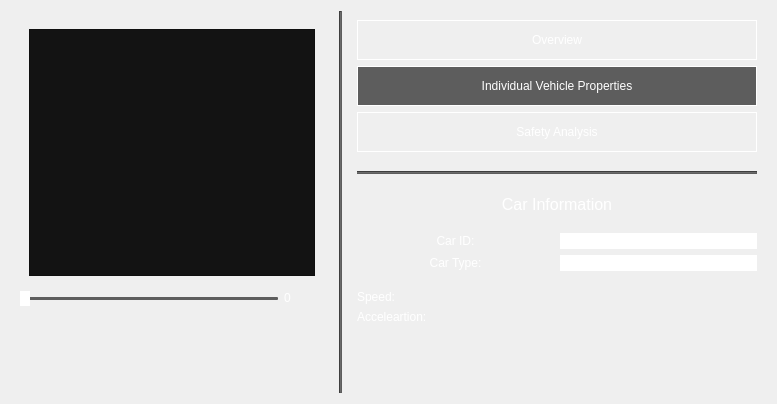
          <widget class="QWidget" name="individualPage">
           <layout class="QGridLayout" name="gridLayout_16">
            <item row="0" column="0">
             <widget class="QWidget" name="widget_3" native="true">
              <property name="sizePolicy">
               <sizepolicy hsizetype="Expanding" vsizetype="Expanding">
                <horstretch>0</horstretch>
                <verstretch>0</verstretch>
               </sizepolicy>
              </property>
              <layout class="QGridLayout" name="gridLayout_21">
               <item row="1" column="0">
                <layout class="QHBoxLayout" name="horizontalLayout_3">
                 <item>
                  <widget class="QSlider" name="visualSlider">
                   <property name="styleSheet">
                    <string notr="true">QSlider::groove:horizontal {
    border-radius: 1px;
    height: 3px;
    margin: 0px;
    background-color: #5D5D5D;
}

QSlider::handle:horizontal {
    background-color: white;
    border: none;
    height: 10px;
    width: 10px;
	margin: -20px 0;
    border-radius: 20px;
    padding: -20px 0px;
}</string>
                   </property>
                   <property name="orientation">
                    <enum>Qt::Horizontal</enum>
                   </property>
                  </widget>
                 </item>
                 <item>
                  <widget class="QLabel" name="visualLabel">
                   <property name="sizePolicy">
                    <sizepolicy hsizetype="Preferred" vsizetype="Fixed">
                     <horstretch>0</horstretch>
                     <verstretch>0</verstretch>
                    </sizepolicy>
                   </property>
                   <property name="minimumSize">
                    <size>
                     <width>40</width>
                     <height>0</height>
                    </size>
                   </property>
                   <property name="styleSheet">
                    <string notr="true">color: white</string>
                   </property>
                   <property name="text">
                    <string>0</string>
                   </property>
                  </widget>
                 </item>
                </layout>
               </item>
               <item row="2" column="0">
                <layout class="QHBoxLayout" name="horizontalLayout_6">
                 <item>
                  <spacer name="horizontalSpacer_28">
                   <property name="orientation">
                    <enum>Qt::Horizontal</enum>
                   </property>
                   <property name="sizeHint" stdset="0">
                    <size>
                     <width>40</width>
                     <height>20</height>
                    </size>
                   </property>
                  </spacer>
                 </item>
                 <item>
                  <widget class="QPushButton" name="stopBtn">
                   <property name="text">
                    <string/>
                   </property>
                   <property name="icon">
                    <iconset>
                     <normaloff>../icons/PlayerStop.png</normaloff>../icons/PlayerStop.png</iconset>
                   </property>
                   <property name="flat">
                    <bool>true</bool>
                   </property>
                  </widget>
                 </item>
                 <item>
                  <widget class="QPushButton" name="visualPreFramebtn">
                   <property name="text">
                    <string/>
                   </property>
                   <property name="icon">
                    <iconset>
                     <normaloff>../icons/PlayerPrevious.png</normaloff>../icons/PlayerPrevious.png</iconset>
                   </property>
                   <property name="flat">
                    <bool>true</bool>
                   </property>
                  </widget>
                 </item>
                 <item>
                  <widget class="QPushButton" name="playBtn">
                   <property name="text">
                    <string/>
                   </property>
                   <property name="icon">
                    <iconset>
                     <normaloff>../icons/PlayerPlay.png</normaloff>../icons/PlayerPlay.png</iconset>
                   </property>
                   <property name="flat">
                    <bool>true</bool>
                   </property>
                  </widget>
                 </item>
                 <item>
                  <widget class="QPushButton" name="pauseBtn">
                   <property name="text">
                    <string/>
                   </property>
                   <property name="icon">
                    <iconset>
                     <normaloff>../icons/PlayerPause.png</normaloff>../icons/PlayerPause.png</iconset>
                   </property>
                   <property name="flat">
                    <bool>true</bool>
                   </property>
                  </widget>
                 </item>
                 <item>
                  <widget class="QPushButton" name="visualNextFramebtn">
                   <property name="text">
                    <string/>
                   </property>
                   <property name="icon">
                    <iconset>
                     <normaloff>../icons/PlayerNext.png</normaloff>../icons/PlayerNext.png</iconset>
                   </property>
                   <property name="flat">
                    <bool>true</bool>
                   </property>
                  </widget>
                 </item>
                 <item>
                  <spacer name="horizontalSpacer_27">
                   <property name="orientation">
                    <enum>Qt::Horizontal</enum>
                   </property>
                   <property name="sizeHint" stdset="0">
                    <size>
                     <width>40</width>
                     <height>20</height>
                    </size>
                   </property>
                  </spacer>
                 </item>
                </layout>
               </item>
               <item row="3" column="0">
                <spacer name="verticalSpacer_16">
                 <property name="orientation">
                  <enum>Qt::Vertical</enum>
                 </property>
                 <property name="sizeType">
                  <enum>QSizePolicy::Fixed</enum>
                 </property>
                 <property name="sizeHint" stdset="0">
                  <size>
                   <width>20</width>
                   <height>50</height>
                  </size>
                 </property>
                </spacer>
               </item>
               <item row="0" column="0">
                <widget class="QWidget" name="videoParents" native="true">
                 <layout class="QGridLayout" name="gridLayout_27">
                  <item row="0" column="0">
                   <widget class="QGraphicsView" name="visualGraphicsView">
                    <property name="styleSheet">
                     <string notr="true">background-color: #131313</string>
                    </property>
                   </widget>
                  </item>
                 </layout>
                </widget>
               </item>
              </layout>
             </widget>
            </item>
            <item row="0" column="1">
             <widget class="Line" name="line_7">
              <property name="styleSheet">
               <string notr="true">background-color: #5D5D5D</string>
              </property>
              <property name="orientation">
               <enum>Qt::Vertical</enum>
              </property>
             </widget>
            </item>
            <item row="0" column="2">
             <widget class="QWidget" name="sideWidget" native="true">
              <property name="sizePolicy">
               <sizepolicy hsizetype="Preferred" vsizetype="Preferred">
                <horstretch>0</horstretch>
                <verstretch>0</verstretch>
               </sizepolicy>
              </property>
              <layout class="QVBoxLayout" name="verticalLayout_2">
               <item>
                <widget class="QPushButton" name="analysisbtn2">
                 <property name="minimumSize">
                  <size>
                   <width>0</width>
                   <height>40</height>
                  </size>
                 </property>
                 <property name="autoFillBackground">
                  <bool>false</bool>
                 </property>
                 <property name="styleSheet">
                  <string notr="true">color:white; border :1px solid white</string>
                 </property>
                 <property name="text">
                  <string>Overview</string>
                 </property>
                </widget>
               </item>
               <item>
                <widget class="QPushButton" name="individualbtn2">
                 <property name="minimumSize">
                  <size>
                   <width>0</width>
                   <height>40</height>
                  </size>
                 </property>
                 <property name="autoFillBackground">
                  <bool>false</bool>
                 </property>
                 <property name="styleSheet">
                  <string notr="true">color:white; border :1px solid white; background-color: #5D5D5D</string>
                 </property>
                 <property name="text">
                  <string>Individual Vehicle Properties</string>
                 </property>
                </widget>
               </item>
               <item>
                <widget class="QPushButton" name="overviewbtn2">
                 <property name="sizePolicy">
                  <sizepolicy hsizetype="Preferred" vsizetype="Fixed">
                   <horstretch>0</horstretch>
                   <verstretch>0</verstretch>
                  </sizepolicy>
                 </property>
                 <property name="minimumSize">
                  <size>
                   <width>400</width>
                   <height>40</height>
                  </size>
                 </property>
                 <property name="autoFillBackground">
                  <bool>false</bool>
                 </property>
                 <property name="styleSheet">
                  <string notr="true">color:white; border :1px solid white</string>
                 </property>
                 <property name="text">
                  <string>Safety Analysis</string>
                 </property>
                </widget>
               </item>
               <item>
                <layout class="QGridLayout" name="gridLayout_2">
                 <item row="11" column="1">
                  <widget class="QLineEdit" name="carIDdisplay">
                   <property name="sizePolicy">
                    <sizepolicy hsizetype="Minimum" vsizetype="Fixed">
                     <horstretch>0</horstretch>
                     <verstretch>0</verstretch>
                    </sizepolicy>
                   </property>
                   <property name="autoFillBackground">
                    <bool>false</bool>
                   </property>
                   <property name="styleSheet">
                    <string notr="true">color:white</string>
                   </property>
                   <property name="text">
                    <string/>
                   </property>
                   <property name="frame">
                    <bool>false</bool>
                   </property>
                   <property name="readOnly">
                    <bool>true</bool>
                   </property>
                  </widget>
                 </item>
                 <item row="7" column="0" colspan="2">
                  <widget class="QLabel" name="carinfoLabel">
                   <property name="sizePolicy">
                    <sizepolicy hsizetype="Preferred" vsizetype="Fixed">
                     <horstretch>0</horstretch>
                     <verstretch>0</verstretch>
                    </sizepolicy>
                   </property>
                   <property name="layoutDirection">
                    <enum>Qt::LeftToRight</enum>
                   </property>
                   <property name="styleSheet">
                    <string notr="true">color:white</string>
                   </property>
                   <property name="text">
                    <string>&lt;html&gt;&lt;head/&gt;&lt;body&gt;&lt;p align=&quot;center&quot;&gt;&lt;span style=&quot; font-size:12pt;&quot;&gt;Car Information&lt;/span&gt;&lt;/p&gt;&lt;/body&gt;&lt;/html&gt;</string>
                   </property>
                   <property name="textFormat">
                    <enum>Qt::RichText</enum>
                   </property>
                  </widget>
                 </item>
                 <item row="21" column="0">
                  <spacer name="verticalSpacer_17">
                   <property name="orientation">
                    <enum>Qt::Vertical</enum>
                   </property>
                   <property name="sizeHint" stdset="0">
                    <size>
                     <width>20</width>
                     <height>40</height>
                    </size>
                   </property>
                  </spacer>
                 </item>
                 <item row="12" column="0">
                  <widget class="QLabel" name="label_3test">
                   <property name="styleSheet">
                    <string notr="true">color:white</string>
                   </property>
                   <property name="text">
                    <string>Car Type:</string>
                   </property>
                   <property name="alignment">
                    <set>Qt::AlignCenter</set>
                   </property>
                  </widget>
                 </item>
                 <item row="4" column="0" colspan="2">
                  <widget class="Line" name="line_test1">
                   <property name="sizePolicy">
                    <sizepolicy hsizetype="Expanding" vsizetype="Fixed">
                     <horstretch>0</horstretch>
                     <verstretch>0</verstretch>
                    </sizepolicy>
                   </property>
                   <property name="minimumSize">
                    <size>
                     <width>0</width>
                     <height>3</height>
                    </size>
                   </property>
                   <property name="styleSheet">
                    <string notr="true">background-color: #5D5D5D</string>
                   </property>
                   <property name="orientation">
                    <enum>Qt::Horizontal</enum>
                   </property>
                  </widget>
                 </item>
                 <item row="15" column="0" colspan="2">
                  <widget class="QLabel" name="speedLabel">
                   <property name="sizePolicy">
                    <sizepolicy hsizetype="Preferred" vsizetype="Fixed">
                     <horstretch>0</horstretch>
                     <verstretch>0</verstretch>
                    </sizepolicy>
                   </property>
                   <property name="styleSheet">
                    <string notr="true">color:white;</string>
                   </property>
                   <property name="text">
                    <string>Speed:</string>
                   </property>
                  </widget>
                 </item>
                 <item row="11" column="0">
                  <widget class="QLabel" name="label">
                   <property name="styleSheet">
                    <string notr="true">color:white</string>
                   </property>
                   <property name="text">
                    <string>Car ID:</string>
                   </property>
                   <property name="alignment">
                    <set>Qt::AlignCenter</set>
                   </property>
                  </widget>
                 </item>
                 <item row="5" column="0" colspan="2">
                  <spacer name="verticalSpacertest">
                   <property name="orientation">
                    <enum>Qt::Vertical</enum>
                   </property>
                   <property name="sizeType">
                    <enum>QSizePolicy::Fixed</enum>
                   </property>
                   <property name="sizeHint" stdset="0">
                    <size>
                     <width>20</width>
                     <height>15</height>
                    </size>
                   </property>
                  </spacer>
                 </item>
                 <item row="18" column="0" colspan="2">
                  <layout class="QGridLayout" name="visualTrajectverticalLayout"/>
                 </item>
                 <item row="17" column="0" colspan="2">
                  <widget class="QLabel" name="trajectLabel">
                   <property name="sizePolicy">
                    <sizepolicy hsizetype="Preferred" vsizetype="Fixed">
                     <horstretch>0</horstretch>
                     <verstretch>0</verstretch>
                    </sizepolicy>
                   </property>
                   <property name="styleSheet">
                    <string notr="true">color:white</string>
                   </property>
                   <property name="text">
                    <string>Acceleartion:</string>
                   </property>
                  </widget>
                 </item>
                 <item row="3" column="0">
                  <spacer name="verticalSpacer_12">
                   <property name="orientation">
                    <enum>Qt::Vertical</enum>
                   </property>
                   <property name="sizeType">
                    <enum>QSizePolicy::Fixed</enum>
                   </property>
                   <property name="sizeHint" stdset="0">
                    <size>
                     <width>20</width>
                     <height>13</height>
                    </size>
                   </property>
                  </spacer>
                 </item>
                 <item row="12" column="1">
                  <widget class="QLineEdit" name="carTypeDisplay">
                   <property name="sizePolicy">
                    <sizepolicy hsizetype="Minimum" vsizetype="Fixed">
                     <horstretch>0</horstretch>
                     <verstretch>0</verstretch>
                    </sizepolicy>
                   </property>
                   <property name="styleSheet">
                    <string notr="true">color:white</string>
                   </property>
                   <property name="text">
                    <string/>
                   </property>
                   <property name="frame">
                    <bool>false</bool>
                   </property>
                   <property name="readOnly">
                    <bool>true</bool>
                   </property>
                  </widget>
                 </item>
                 <item row="14" column="0" colspan="2">
                  <spacer name="verticalSpacer">
                   <property name="orientation">
                    <enum>Qt::Vertical</enum>
                   </property>
                   <property name="sizeType">
                    <enum>QSizePolicy::Fixed</enum>
                   </property>
                   <property name="sizeHint" stdset="0">
                    <size>
                     <width>20</width>
                     <height>13</height>
                    </size>
                   </property>
                  </spacer>
                 </item>
                 <item row="19" column="0" colspan="2">
                  <widget class="QLabel" name="headwayLabel">
                   <property name="sizePolicy">
                    <sizepolicy hsizetype="Preferred" vsizetype="Fixed">
                     <horstretch>0</horstretch>
                     <verstretch>0</verstretch>
                    </sizepolicy>
                   </property>
                   <property name="styleSheet">
                    <string notr="true">color:white</string>
                   </property>
                   <property name="text">
                    <string> </string>
                   </property>
                  </widget>
                 </item>
                 <item row="8" column="0">
                  <spacer name="verticalSpacer_13">
                   <property name="orientation">
                    <enum>Qt::Vertical</enum>
                   </property>
                   <property name="sizeType">
                    <enum>QSizePolicy::Fixed</enum>
                   </property>
                   <property name="sizeHint" stdset="0">
                    <size>
                     <width>20</width>
                     <height>13</height>
                    </size>
                   </property>
                  </spacer>
                 </item>
                 <item row="16" column="0" colspan="2">
                  <layout class="QGridLayout" name="visualverticalLayout"/>
                 </item>
                 <item row="20" column="0" colspan="2">
                  <layout class="QGridLayout" name="visualHeadwayverticalLayout"/>
                 </item>
                </layout>
               </item>
              </layout>
             </widget>
            </item>
           </layout>
          </widget>
